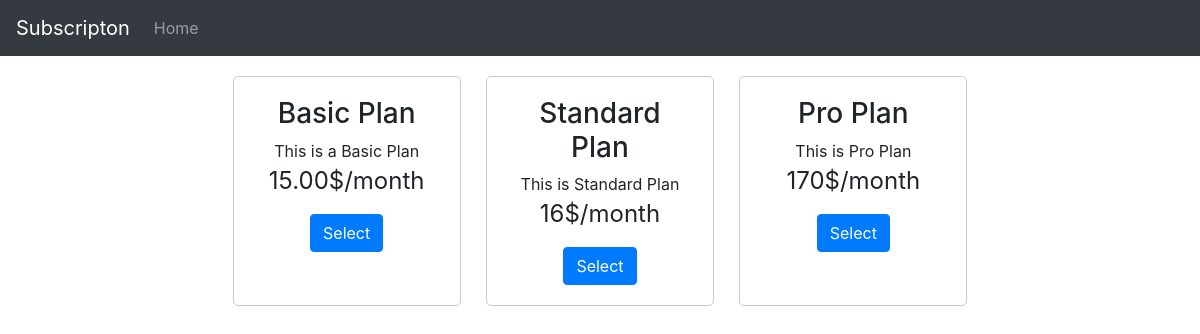
Page /sub/ on the committed database.
### blog/models.py (models this page shows, shortened)
class Premium(models.Model):
    plan_name=models.CharField(max_length=20)
    plan_descrp=models.CharField(max_length=50)
    plan_price=models.CharField(max_length=10)

### blog/views.py (the view)
# urls.py: path('sub/',sub,name='sub'),
def sub(req):
    return render(req,'subscription.html',context)

### blog/templates/subscription.html (shortened to what this page needs)
<!doctype html>
{% load static %}
<html lang="en">
  <head>
    <link rel="stylesheet" href="https://cdn.jsdelivr.net/npm/bootstrap@4.0.0/dist/css/bootstrap.min.css">
  </head>
  <body>
    <nav class="navbar navbar-expand-lg navbar-dark bg-dark">
        <a class="navbar-brand" href="">
            Subscripton
        </a>
        <div class="collapse navbar-collapse" id="navbarNav">
          <ul class="navbar-nav">
            <li class="nav-item">
              <a class="nav-link" href="{% url 'home' %}">Home <span class="sr-only">(current)</span></a>
            </li>
        </div>
      </nav>
    <div class="subscription-plans">
    {% for s in plan %}
      <div class="subscription">
        <h3>{{ s.plan_name }}</h3>
        <span>{{s.plan_descrp}}</span>
        <p class="price">{{s.plan_price}}$/month</p>
        <a href="{% url 'payment' s.plan_price %}" class="btn btn-primary">Select</a>
      </div>
    {% endfor %}
  </body>
</html>

### blog/templates/subscription.html (style rules this page uses)
.subscription-plans { display: flex; justify-content: space-around; max-width: 800px; margin: 0 auto; padding: 20px; }
.subscription { text-align: center; border: 1px solid #ccc; border-radius: 5px; padding: 20px; width: 30%; margin-bottom: 20px; }
.subscription h3 { margin-top: 0; }
.subscription p { margin-bottom: 10px; }
.subscription .price { font-size: 24px; margin-bottom: 15px; }

### rows in the picture
Premium: plan_name "Basic Plan", plan_descrp "This is a Basic Plan", plan_price "15.00"
Premium: plan_name "Standard Plan", plan_descrp "This is Standard Plan", plan_price "16"
Premium: plan_name "Pro Plan", plan_descrp "This is Pro Plan", plan_price "170"
